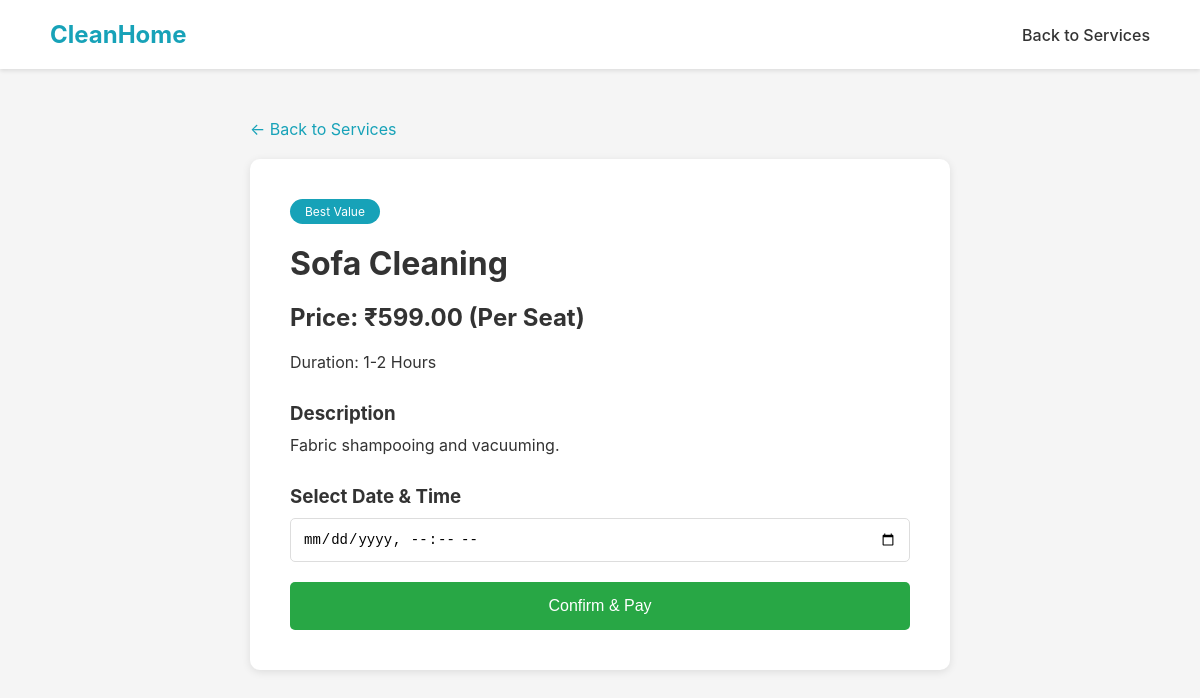
Screenshot of /service/2/ (signed in) with the database file from the repository.
### cleaning/models.py (models this page shows, shortened)
class Service(models.Model):
    SERVICE_TYPES = [
        ('deep', 'Deep Cleaning'),
        ('sofa', 'Sofa Cleaning'),
        ('movein', 'Move-In Service'),
    ]
    name = models.CharField(max_length=100)
    service_type = models.CharField(max_length=20, choices=SERVICE_TYPES)
    description = models.TextField()
    price = models.DecimalField(max_digits=10, decimal_places=2)
    duration = models.CharField(max_length=50)
    is_best_value = models.BooleanField(default=False)

### cleaning/views.py (the view, shortened to what this page needs)
# urls.py: path('service/<int:service_id>/', views.service_detail, name='service_detail'),
@login_required
def service_detail(request, service_id):
    service = get_object_or_404(Service, id=service_id)
    return render(request, 'cleaning/service_detail.html', {'service': service})

### cleaning/templates/cleaning/service_detail.html (shortened to what this page needs)
{% load static %}
<!DOCTYPE html>
<html lang="en">
<head>
    <link rel="stylesheet" href="{% static 'cleaning/style.css' %}">
</head>
<body>
    <div class="navbar">
        <a href="{% url 'index' %}" class="logo">CleanHome</a>
        <nav>
            <a href="{% url 'services' %}">Back to Services</a>
        </nav>
    </div>
    <div class="service-detail">
        <a href="{% url 'services' %}" class="back-link">← Back to Services</a>
        <div class="detail-card">
            {% if service.is_best_value %}
            <span class="badge">Best Value</span>
            {% endif %}
            <h1>{{ service.name }}</h1>
            <p class="price">Price: ₹{{ service.price }} (Per Seat)</p>
            <p>Duration: {{ service.duration }}</p>
            <h3>Description</h3>
            <p>{{ service.description }}</p>
            <h3>Select Date & Time</h3>
            <form method="POST">
                <input type="datetime-local" name="date_time" required>
                <button type="submit" class="btn-confirm">Confirm & Pay</button>
            </form>
        </div>
    </div>
</body>
</html>

### cleaning/static/cleaning/style.css (style rules this page uses)
* { margin: 0; padding: 0; box-sizing: border-box; }
body { font-family: -apple-system, BlinkMacSystemFont, 'Segoe UI', Roboto, 'Helvetica Neue', Arial, sans-serif; background-color: #f5f5f5; color: #333; }
.navbar { background-color: white; padding: 20px 50px; display: flex; justify-content: space-between; align-items: center; box-shadow: 0 2px 4px rgba(0,0,0,0.1); }
.navbar .logo { font-size: 24px; font-weight: bold; color: #17a2b8; text-decoration: none; }
.navbar nav a { margin-left: 30px; text-decoration: none; color: #333; font-weight: 500; }
.service-detail { padding: 50px; max-width: 800px; margin: 0 auto; }
.detail-card { background: white; padding: 40px; border-radius: 10px; box-shadow: 0 2px 8px rgba(0,0,0,0.1); }
.badge { display: inline-block; padding: 5px 15px; background-color: #17a2b8; color: white; border-radius: 20px; font-size: 12px; margin-bottom: 20px; }
.detail-card h1 { margin-bottom: 20px; }
.price { font-size: 24px; font-weight: bold; margin: 20px 0; }
.detail-card h3 { margin: 30px 0 10px; }
.btn-confirm { background-color: #28a745; color: white; padding: 15px; width: 100%; border: none; border-radius: 5px; font-size: 16px; font-weight: 500; cursor: pointer; margin-top: 20px; }
.back-link { display: inline-block; color: #17a2b8; text-decoration: none; margin-bottom: 20px; }
input[type="datetime-local"] { width: 100%; padding: 12px; border: 1px solid #ddd; border-radius: 5px; font-size: 14px; }

### rows the page displays
Service: name "Sofa Cleaning", price "599.00", duration "1-2 Hours", description "Fabric shampooing and vacuuming."
